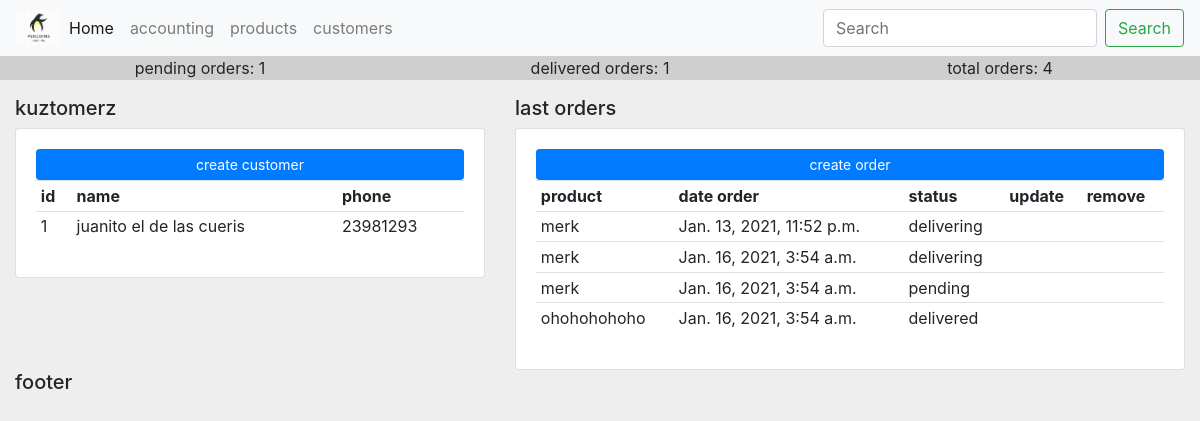
The page /accounting/ on the database as committed earlier.
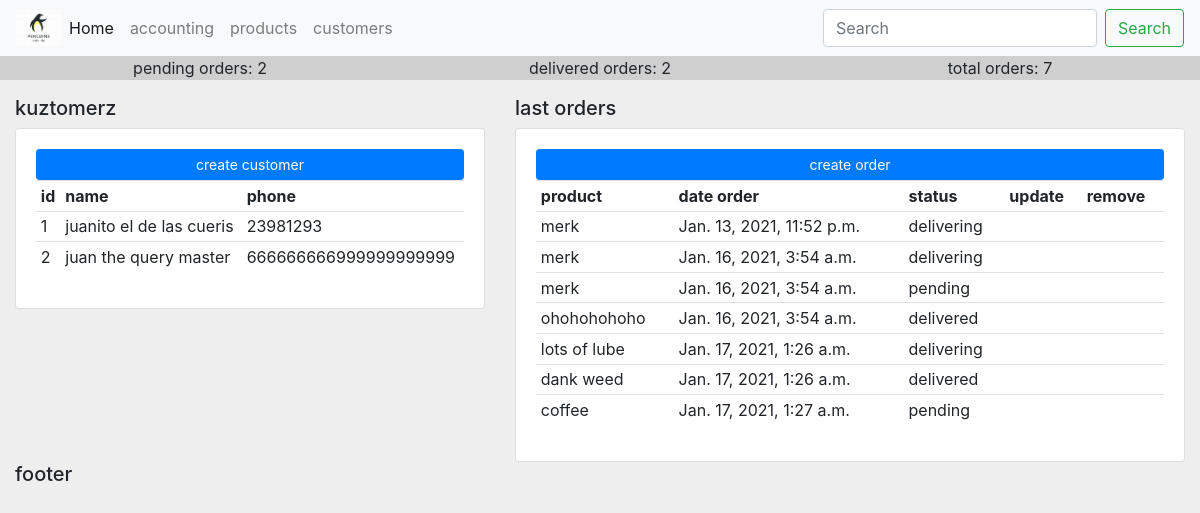
The same page on the database as committed later.
### accounting/models.py (models this page shows, shortened)
class Customer(models.Model):
    name = models.CharField(max_length=200, null=True)
    phone = models.CharField(max_length=200, null=True)
    email = models.CharField(max_length=200, null=True)
    date_created = models.DateTimeField(auto_now_add=True, null=True)

class Order(models.Model):
    STATUS = (
        ('pending', 'Pending'),
        ('delivering', 'Out on delivery'),
        ('delivered', 'Delivered')
    )
    customer = models.ForeignKey(Customer, null=True, on_delete=models.SET_NULL)
    product = models.ForeignKey(Product, null=True, on_delete=models.SET_NULL)
    status = models.CharField(max_length=200, null=True, choices=STATUS)
    date_created = models.DateTimeField(auto_now_add=True, null=True)

class Product(models.Model):
    CATEGORY = (
        ('indoors', 'Indoors'),
        ('outdoors', 'Outdoors')
    )
    name = models.CharField(max_length=200, null=True)
    price = models.FloatField(null=True)
    category = models.CharField(max_length=200, null=True, choices=CATEGORY)
    description = models.CharField(max_length=200, null=True)
    date_created = models.DateTimeField(auto_now_add=True, null=True)
    tags = models.ManyToManyField(Tag)
    def __str__(self):
        return self.name

### accounting/views.py (the view)
# urls.py: path('', views.home, name="accounting_home"),
def home(request):
    orders = Order.objects.all()
    customers = Customer.objects.all()
    total_orders = orders.count()
    pending_orders = orders.filter(status='pending').count()
    delivered_orders = orders.filter(status='delivered').count()
    context = {'orders':orders, 'customers':customers,
        'delivered_orders' : delivered_orders, 'total_orders' : total_orders,
        'pending_orders' : pending_orders
    }
    return render(request, 'accounting/dashboard.html', context)

### accounting/templates/accounting/dashboard.html
{% extends 'ivy/layout.html' %}
{% block content %}
<div class="row">
    <div class="col-md-5">
        <h5>kuztomerz</h5>
        <div class="card card-body">
            <button class="btn btn-primary btn-sm btn-block">create customer</button>
            <table class="table table-sm">
                <tr>
                    <th>id</th>
                    <th>name</th>
                    <th>phone</th>
                </tr>
                {% for customer in customers %}
                    <tr>
                        <td>{{customer.id}}</td>
                        <td>{{customer.name}}</td>
                        <td>{{customer.phone}}</td>
                    </tr>
                {% endfor %}
            </table>
        </div>
    </div>
    <div class="col-md-7">
        <h5>last orders</h5>
        <div class="card card-body">
            <button class="btn btn-primary btn-sm btn-block">create order</button>
            <table class="table table-sm">
                <tr>
                    <th>product</th>
                    <th>date order</th>
                    <th>status</th>
                    <th>update</th>
                    <th>remove</th>
                </tr>
                {% for order in orders %}
                    <tr>
                        <td>{{order.product}}</td>
                        <td>{{order.date_created}}</td>
                        <td>{{order.status}}</td>
                        <td></td>
                        <td></td>
                    </tr>
                {% endfor %}
            </table>
        </div>
    </div>
</div>
{% endblock content %}

### ivy/templates/ivy/layout.html (shortened to what this page needs)
{% load static %}
<html lang="en">
<head>
    <link rel="stylesheet" href="https://stackpath.bootstrapcdn.com/bootstrap/4.3.1/css/bootstrap.min.css">
    <link rel="stylesheet" href="{% static 'css/main.css' %}">
</head>
<body>
<div class="container" style="max-width: 100vw">
{% include 'ivy/navbar.html' %}
{% include 'ivy/status.html' %}
{% block content %}
{% endblock %}
{% include 'ivy/footer.html' %}
</div>
</body>
</html>

### ivy/templates/ivy/navbar.html (shortened to what this page needs)
{% load static %}
<div class="row" style="background-color: rgb(207, 207, 9);">
  <div class="col" style="padding-left: 0px; padding-right: 0px;">
    <nav class="navbar navbar-expand-lg navbar-light bg-light">
      <img src="{% static 'images/logo.png' %}" style="max-height: 3vw;">
      <div class="collapse navbar-collapse" id="navbarSupportedContent">
        <ul class="navbar-nav mr-auto">
          <li class="nav-item active">
            <a class="nav-link" href="/">Home <span class="sr-only">(current)</span></a>
          </li>
          <li class="nav-item">
            <a class="nav-link" href="{% url 'accounting_home' %}">accounting</a>
          </li>
          <li class="nav-item">
            <a class="nav-link" href="{% url 'accounting_products' %}">products</a>
          </li>
          <li class="nav-item">
            <a class="nav-link" href="{% url 'accounting_customers' %}">customers</a>
          </li>
        </ul>
        <form class="form-inline my-2 my-lg-0">
          <input class="form-control mr-sm-2" type="search" placeholder="Search" aria-label="Search">
          <button class="btn btn-outline-success my-2 my-sm-0" type="submit">Search</button>
        </form>
      </div>
    </nav>
  </div>
</div>

### ivy/templates/ivy/status.html
<div class="row mb-3 text-center" style="background-color: rgb(207, 207, 207);">
    <div class="col">
        pending orders: {{pending_orders}}
    </div>
    <div class="col">
        delivered orders: {{delivered_orders}}
    </div>
    <div class="col">
        total orders: {{total_orders}}
    </div>
</div>

### ivy/templates/ivy/footer.html (shortened to what this page needs)
<H5>footer</H5>

### static/css/main.css (style rules this page uses)
body { background-color: rgb(238, 238, 238); }

Rows that differ between the two databases and show on the page:
added Customer: id "2", name "juan the query master", phone "666666666999999999999"
added Order: product "lots of lube", date_created "Jan. 17, 2021, 1:26 a.m.", status "delivering"
added Order: product "dank weed", date_created "Jan. 17, 2021, 1:26 a.m.", status "delivered"
added Order: product "coffee", date_created "Jan. 17, 2021, 1:27 a.m.", status "pending"
Other text that changed with them:
{{ pending_orders }}: "1" → "2"
{{ delivered_orders }}: "1" → "2"
{{ total_orders }}: "4" → "7"
